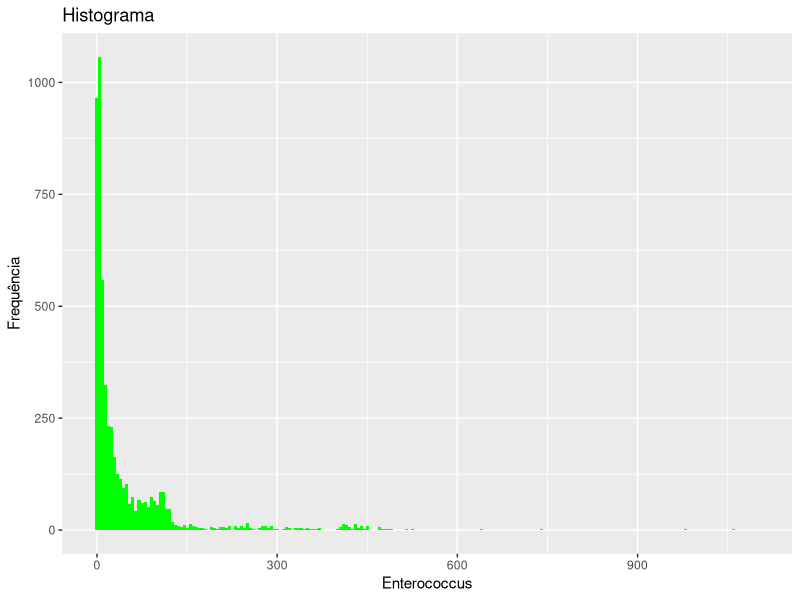
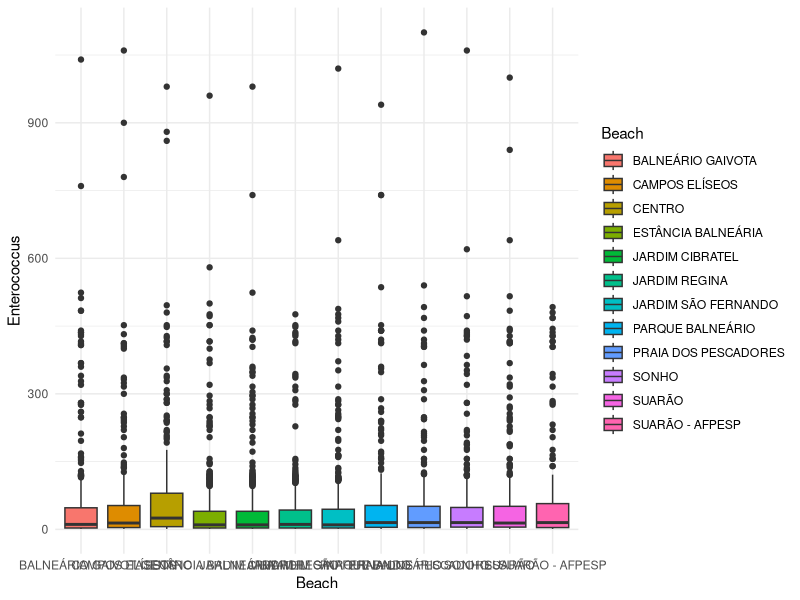

The R source for these figures, in order:
setwd("C:\\Users\\Joao\\Documents\\R")
library(readxl)
library(tidyverse)
exl = read_excel('sp_beaches.xlsx') %>% filter(City == "ITANHAÉM") %>%
  mutate(Enterococcus = as.numeric(Enterococcus)) %>% 
  group_by(Beach)

p = exl %>% ggplot(aes(x = Enterococcus)) +
  geom_histogram(fill = "green",
                 alpha=1,
                 binwidth = 5,
                 position = 'identity') +
  labs(
    title = "Histograma",
    x = "Enterococcus",
    y = "Frequência",
  )

p

box = exl %>% ggplot(aes(x = Beach, y = Enterococcus, fill = Beach)) +
  theme_minimal() +
  geom_boxplot(  )

box
